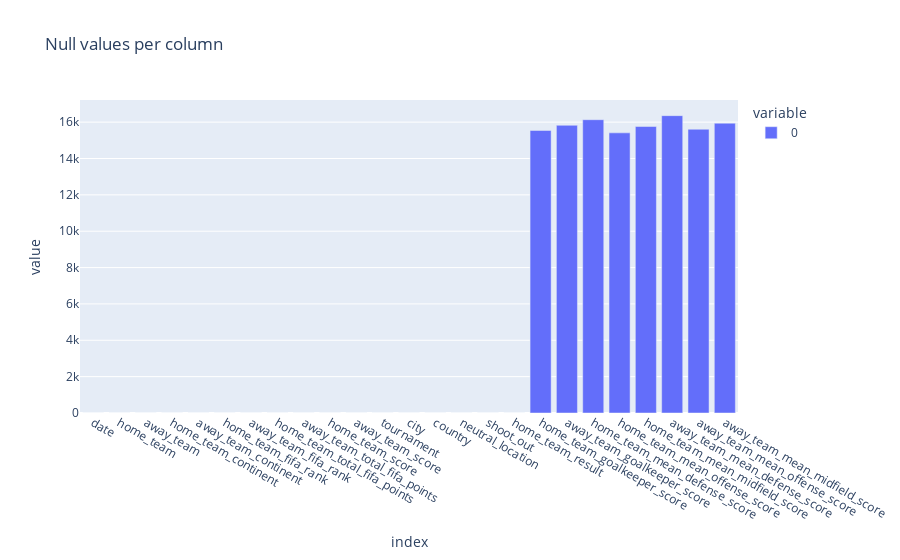

The code cell stored with this chart in its notebook:
### Markdown cell above
# Fill in missing data

### Code cell
# Visualize the missing data in the data frame

fifa_df.isnull().sum().plot(kind='bar', title='Null values per column')

### Figure 1 — Plotly figure (JSON) as saved in the notebook; plotly's stock layout.template omitted (floating-point values rounded to 4 significant figures)
{"data": [{"alignmentgroup": "True", "hovertemplate": "variable=0<br>index=%{x}<br>value=%{y}<extra></extra>", "legendgroup": "0", "marker": {"color": "#636efa", "pattern": {"shape": ""}}, "name": "0", "offsetgroup": "0", "orientation": "v", "showlegend": true, "textposition": "auto", "type": "bar", "x": ["date", "home_team", "away_team", "home_team_continent", "away_team_continent", "home_team_fifa_rank", "away_team_fifa_rank", "home_team_total_fifa_points", "away_team_total_fifa_points", "home_team_score", "away_team_score", "tournament", "city", "country", "neutral_location", "shoot_out", "home_team_result", "home_team_goalkeeper_score", "away_team_goalkeeper_score", "home_team_mean_defense_score", "home_team_mean_offense_score", "home_team_mean_midfield_score", "away_team_mean_defense_score", "away_team_mean_offense_score", "away_team_mean_midfield_score"], "xaxis": "x", "y": [0, 0, 0, 0, 0, 0, 0, 0, 0, 0, 0, 0, 0, 0, 0, 0, 0, 15542, 15826, 16134, 15411, 15759, 16357, 15609, 15942], "yaxis": "y"}], "layout": {"barmode": "relative", "legend": {"title": {"text": "variable"}, "tracegroupgap": 0}, "title": {"text": "Null values per column"}, "xaxis": {"anchor": "y", "domain": [0, 1], "title": {"text": "index"}}, "yaxis": {"anchor": "x", "domain": [0, 1], "title": {"text": "value"}}}}
